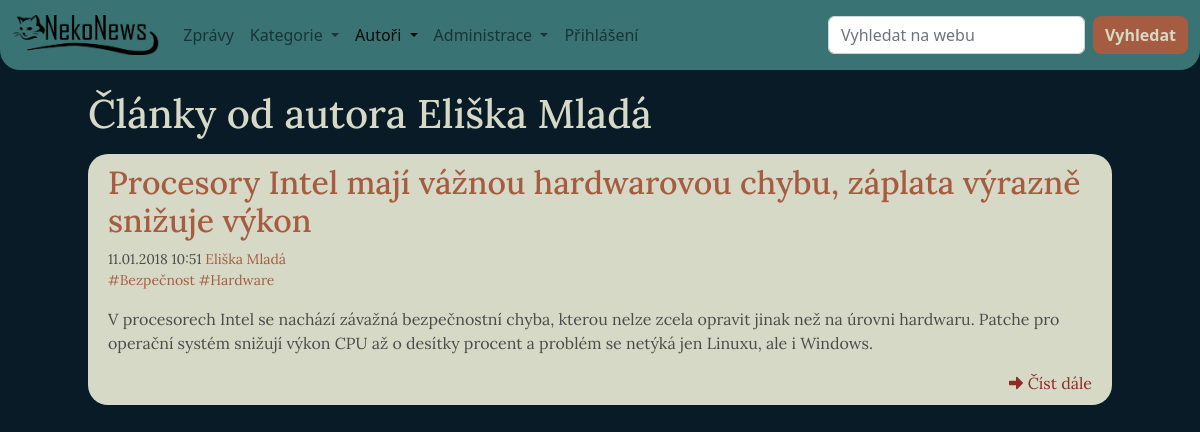
Screenshot of /author/articles.php?author_id=2 with the database file from the repository.
### tables this page shows
CREATE TABLE `author` (
  `id` int(11) NOT NULL,
  `name` varchar(20) NOT NULL,
  `surname` varchar(50) NOT NULL,
  `profile_photo` varchar(500) NOT NULL
);

CREATE TABLE `article` (
  `id` int(10) UNSIGNED NOT NULL,
  `author_id` int(11) NOT NULL,
  `title` varchar(150) NOT NULL,
  `perex` text NOT NULL,
  `text` text NOT NULL,
  `created_at` timestamp NOT NULL DEFAULT current_timestamp(),
  `image` varchar(500) DEFAULT NULL,
  `published` tinyint(1) NOT NULL DEFAULT 0
);

### model/AuthorRepository.php (called while the page is built, shortened)
<?php
class AuthorRepository extends BaseRepository
{
    protected function getTableName()
    {
        return 'author';
    }
}

### model/BaseRepository.php (called while the page is built, shortened)
<?php
abstract class BaseRepository
{
    protected $dbConn;
    public function __construct(Database $db)
    {
        $this->dbConn = $db;
    }
    public function getById($id)
    {
        $sql = 'SELECT * FROM ' . $this->getTableName() . ' WHERE id = :id';
        return $this->dbConn->selectOne($sql, [
            ':id' => $id,
        ]);
    }
}

### model/Database.php (called while the page is built, shortened)
<?php
class Database
{
    private $conn;
    public function __construct()
    {
        $this->conn = new PDO('mysql:host=' . self::HOST . ';dbname=' . self::DBNAME ,
            self::USER,
            self::PASS, [
                PDO::ATTR_ERRMODE => PDO::ERRMODE_EXCEPTION
            ]);
        $this->conn->query('SET NAMES utf8');
    }
    public function selectAll($sql, $params = [])
    {
        $stmt = $this->execute($sql, $params);
        return $stmt->fetchAll();
    }
    public function selectOne($sql, $params)
    {
        $stmt = $this->execute($sql, $params);
        return $stmt->fetch();
    }
    protected function execute($sql, $params)
    {
        $stmt = $this->conn->prepare($sql);
        $stmt->execute($params);
        return $stmt;
    }
}

### model/ArticleRepository.php (called while the page is built, shortened)
<?php
class ArticleRepository extends BaseRepository
{
    public function getArticlesByAuthor($authorId)
    {
        $query = '
            SELECT *
            FROM article ar
                INNER JOIN author au ON au.id = ar.author_id
            WHERE ar.author_id = :id AND published = 1
        ';
        $data = [
            ':id' => $authorId,
        ];
        return $this->dbConn->selectAll($query, $data);
    }
}

### author/articles.php (the view, shortened to what this page needs)
<?php
require_once '../tools/Tools.php';
$db = new Database();
$categoryRepo = new CategoryRepository($db);
$articleRepo = new ArticleRepository($db);
$authorRepo = new AuthorRepository($db);
$tool = new Tools();
$author = $authorRepo->getById($_GET['author_id']);
$articles = $articleRepo->getArticlesByAuthor($_GET['author_id'])
?>
<html lang="cs">
<head>
    <?php $tool->importBootstrap(); ?>
    <link rel="stylesheet" href="../source/styles/style.css">
</head>
<body>
<?php
require_once '../source/pages/navbar.php';
?>
<main>
    <section class="page-header white-font">
        <h1>
            Články od autora
            <?= $author['name'] ?>
            <?= $author['surname'] ?>
        </h1>
    </section>
    <section>
        <?php foreach ($articles as $article) { ?>
            <article>
                <div class="article-title">
                    <h2>
                        <a href="../articles/article.php?article_id=<?= $article['id'] ?>"><?= $article['title'] ?></a>
                    </h2>
                    <small>
                        <?= $tool->convertDate($article['created_at']); ?>
                        <a href="../author/articles.php?author_id=<?= $article['author_id'] ?>"><?= $article['name'] ?> <?= $article['surname'] ?></a>
                    </small> <br>
                    <small>
                        <?= $categoryRepo->writeCategories($article['id']) ?>
                    </small>
                </div>
                <p class="article-perex">
                    <?= $article['perex'] ?>
                </p>
                <div class="read-more">
                    <a href="../articles/article.php?article_id=<?= $article['id'] ?>">
                        <div><img src="../source/icons/arrow-alt-right.svg" alt=""></div>
                        <div>Číst dále</div>
                    </a>
                </div>
            </article>
        <?php } ?>
    </section>
</main>
</body>
</html>

### model/CategoryRepository.php (shortened to what this page needs)
<?php
class CategoryRepository extends BaseRepository
{
    public function getCategoriesForArticle($articleId)
    {
        $query = '
            SELECT
                ca.id AS category_id,
                ca.name AS category_name
            FROM article_category ac
                INNER JOIN article ar ON ar.id = ac.article_id
                INNER JOIN category ca ON ca.id = ac.category_id
            WHERE ar.id = :articleId;
        ';
        $data = [
            ':articleId' => $articleId,
        ];
        return $this->dbConn->selectAll($query, $data);
    }
    public function writeCategories($articleId)
    {
        $categories = $this->getCategoriesForArticle($articleId);
        $string = '';
        foreach ($categories as $category) {
            $string .= '<a href="../category/articles.php?category_id=' . $category['category_id'] . '">#' . $category['category_name'] . ' </a>';
        }
        return $string;
    }
    public function getLastFiveCategories()
    {
        $query = '
            SELECT DISTINCT *
            FROM
            (
            SELECT
                    ca.id as category_id,
                    ca.name as category_name
                FROM article ar
                    INNER JOIN article_category ac ON ac.article_id = ar.id
                    INNER JOIN category ca ON ca.id = ac.category_id
                ORDER BY ar.created_at DESC
                LIMIT 5
            ) AS a
        ';
        return $this->dbConn->selectAll($query);
    }
}

### source/styles/style.css (style rules this page uses)
* { --primary-background: #081B26; --secondary-background: #397373; --primary-font: #4B4B4B; --secondary-font: #D6D9C5; --primary-additional: #A65C41; --secondary-aditional: #8C2C23; }
body { background-color: var(--primary-background); color: var(--primary-font); }
main { font-family: Lora, serif; }
.white-font { color: var(--secondary-font); }
body { margin: 0; }
main { margin: 25px; }
article, .white-fill { background-color: var(--secondary-font); padding: 10px 20px; border-radius: 20px; margin: 1rem 0; }
.article-title a { text-decoration: none; color: var(--primary-additional); }
.read-more a { color: var(--secondary-aditional); text-decoration: none; display: flex; flex-direction: row; justify-content: end; align-items: center; column-gap: 5px; }
.read-more img { height: 1rem; }
.article-perex { margin-top: 1rem; }
@media screen and (min-width: 1024px) { main { max-width: 1024px; margin: 20px auto; } }

### rows the page displays
author: name "Eliška", surname "Mladá"
article: title "Procesory Intel mají vážnou hardwarovou chybu, záplata výrazně snižuje výkon", created_at "11.01.2018 10:51", author.name "Eliška", author.surname "Mladá", category_name "Bezpečnost", category_name "Hardware", perex "V procesorech Intel se nachází závažná bezpečnostní chyba, kterou nelze zcela opravit jinak než na úrovni hardwaru. Patche pro operační systém snižují výkon CPU až o desítky procent a problém se netýká jen Linuxu, ale i Windows."
